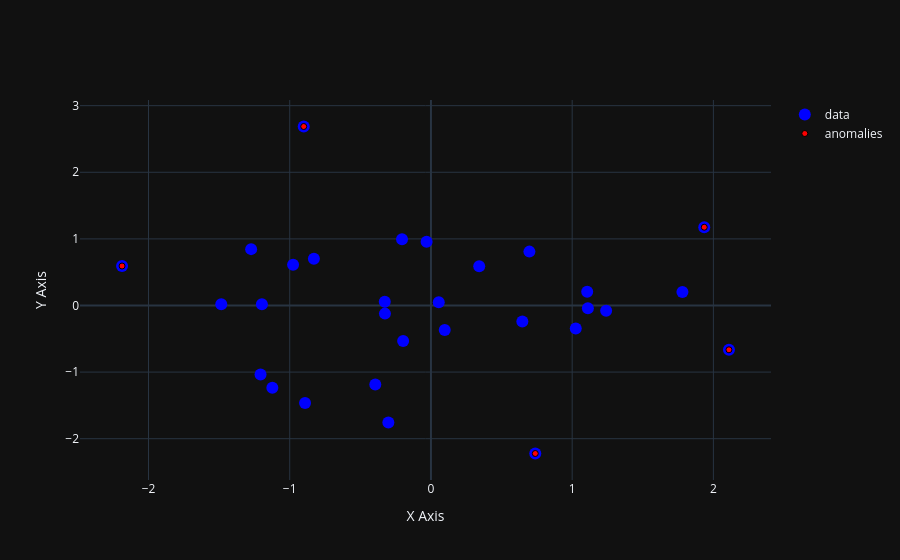

This figure's notebook cell:
### Markdown cell above
Alternatively, the anomaly points can be shown as smaller, in red, and on top of the data points:

### Code cell
fig = go.Figure()

# All points (larger)
fig.add_trace(go.Scatter(
    x=df1['X'],
    y=df1['Y'],
    mode='markers',
    marker=dict(size=12, color='blue'),
    name='data'
))

# Anomaly points (smaller, on top)
fig.add_trace(go.Scatter(
    x=df2['X'],
    y=df2['Y'],
    mode='markers',
    marker=dict(size=6, color='red', line=dict(width=1, color='black')),
    name='anomalies'
))

fig.update_layout(
    template="plotly_dark",
    xaxis_title="X Axis",
    yaxis_title="Y Axis"
)

fig.show()

### Figure 1 — Plotly figure (JSON) as saved in the notebook; plotly's stock layout.template omitted (floating-point values rounded to 4 significant figures)
{"data": [{"marker": {"color": "blue", "size": 12}, "mode": "markers", "name": "data", "type": "scatter", "x": [-2.187, 1.935, 1.781, -0.3015, -1.197, -0.9009, 1.025, -1.123, 1.106, 0.09751, -0.327, 1.111, -0.1971, -1.273, 2.11, -0.03085, -0.2049, -0.3941, 0.6971, -1.207, 1.24, 0.6471, -0.8289, -0.8916, 0.7387, -1.485, -0.9763, 0.05517, -0.3258, 0.3417], "y": [0.5928, 1.175, 0.2023, -1.757, 0.01814, 2.687, -0.3461, -1.237, 0.2045, -0.3678, 0.05742, -0.04063, -0.5342, 0.8461, -0.6652, 0.9581, 0.9934, -1.185, 0.8087, -1.037, -0.07738, -0.2409, 0.7014, -1.464, -2.222, 0.01855, 0.61, 0.0501, -0.1222, 0.5891]}, {"marker": {"color": "red", "line": {"color": "black", "width": 1}, "size": 6}, "mode": "markers", "name": "anomalies", "type": "scatter", "x": [-2.187, 1.935, -0.9009, 2.11, 0.7387], "y": [0.5928, 1.175, 2.687, -0.6652, -2.222]}], "layout": {"xaxis": {"title": {"text": "X Axis"}}, "yaxis": {"title": {"text": "Y Axis"}}}}
